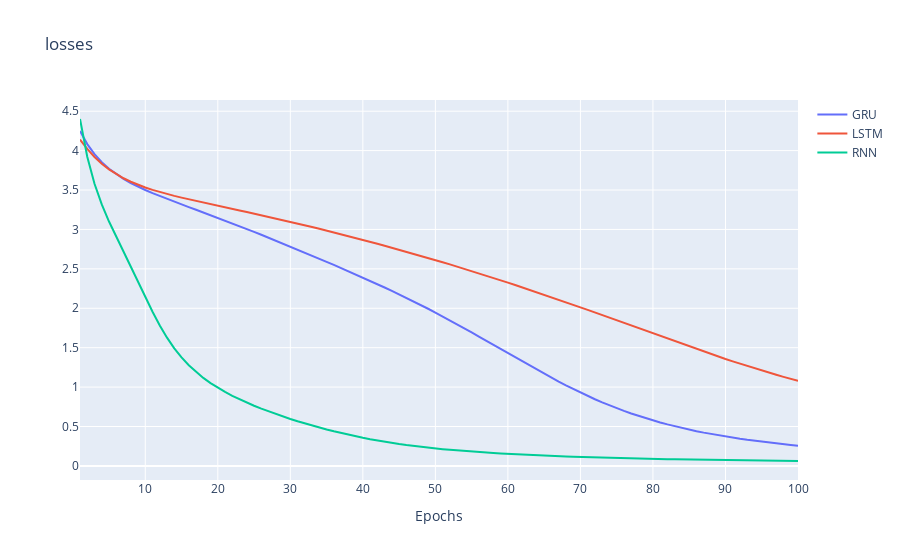

Write notebook code for a chart like this one.
### Code cell
fig = go.Figure()
epochs_index = list(range(1,len(gru_ppl)+1))

fig.add_trace(go.Scatter(
    y=gru_losses,
    x=epochs_index,
    name='GRU'
))

fig.add_trace(go.Scatter(
    y=lstm_losses,
    x=epochs_index,
    name='LSTM'
))

fig.add_trace(go.Scatter(
    y=rnn_losses,
    x=epochs_index,
    name='RNN'
))

fig.update_layout(
    title='losses',
    xaxis_title="Epochs")

fig.show()
